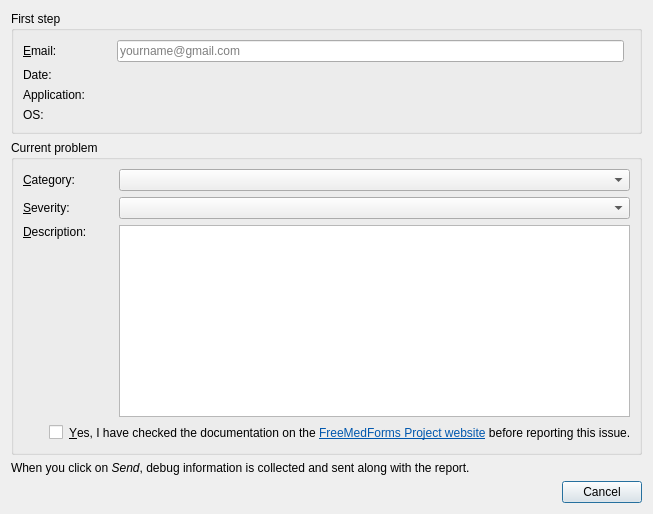
<?xml version="1.0" encoding="UTF-8"?>
<ui version="4.0">
 <class>Feedback::Internal::BugReportDialog</class>
 <widget class="QDialog" name="Feedback::Internal::BugReportDialog">
  <property name="geometry">
   <rect>
    <x>0</x>
    <y>0</y>
    <width>738</width>
    <height>489</height>
   </rect>
  </property>
  <property name="windowTitle">
   <string>Issue reporting</string>
  </property>
  <layout class="QVBoxLayout" name="verticalLayout">
   <property name="sizeConstraint">
    <enum>QLayout::SetFixedSize</enum>
   </property>
   <item>
    <widget class="QGroupBox" name="groupBox">
     <property name="title">
      <string>First step</string>
     </property>
     <layout class="QGridLayout" name="gridLayout">
      <item row="1" column="0" colspan="2">
       <widget class="QLabel" name="dateLabel">
        <property name="text">
         <string>Date:</string>
        </property>
       </widget>
      </item>
      <item row="2" column="3" colspan="2">
       <widget class="QLabel" name="applicationValue"/>
      </item>
      <item row="3" column="3" colspan="2">
       <widget class="QLabel" name="osValue">
        <property name="wordWrap">
         <bool>true</bool>
        </property>
       </widget>
      </item>
      <item row="0" column="0" colspan="2">
       <widget class="QLabel" name="emailLabel">
        <property name="text">
         <string>&amp;Email:</string>
        </property>
        <property name="buddy">
         <cstring>emailEdit</cstring>
        </property>
       </widget>
      </item>
      <item row="1" column="3" colspan="2">
       <widget class="QLabel" name="dateValue"/>
      </item>
      <item row="2" column="0" colspan="2">
       <widget class="QLabel" name="applicationLabel">
        <property name="text">
         <string>Application:</string>
        </property>
       </widget>
      </item>
      <item row="3" column="0" colspan="2">
       <widget class="QLabel" name="osLabel">
        <property name="text">
         <string>OS:</string>
        </property>
        <property name="alignment">
         <set>Qt::AlignLeading|Qt::AlignLeft|Qt::AlignTop</set>
        </property>
       </widget>
      </item>
      <item row="0" column="3">
       <widget class="Utils::QButtonLineEdit" name="emailEdit">
        <property name="placeholderText">
         <string>yourname@gmail.com</string>
        </property>
       </widget>
      </item>
      <item row="0" column="2">
       <widget class="QLabel" name="emailState">
        <property name="sizePolicy">
         <sizepolicy hsizetype="Fixed" vsizetype="Fixed">
          <horstretch>0</horstretch>
          <verstretch>0</verstretch>
         </sizepolicy>
        </property>
        <property name="minimumSize">
         <size>
          <width>20</width>
          <height>20</height>
         </size>
        </property>
        <property name="maximumSize">
         <size>
          <width>22</width>
          <height>22</height>
         </size>
        </property>
        <property name="baseSize">
         <size>
          <width>20</width>
          <height>20</height>
         </size>
        </property>
        <property name="alignment">
         <set>Qt::AlignHCenter|Qt::AlignTop</set>
        </property>
       </widget>
      </item>
     </layout>
    </widget>
   </item>
   <item>
    <widget class="QGroupBox" name="groupBox_2">
     <property name="title">
      <string>Current problem</string>
     </property>
     <layout class="QGridLayout" name="gridLayout_2">
      <item row="0" column="2">
       <widget class="QComboBox" name="categoryCombo"/>
      </item>
      <item row="3" column="0" colspan="3">
       <layout class="QHBoxLayout" name="horizontalLayout">
        <item>
         <widget class="QLabel" name="docState">
          <property name="sizePolicy">
           <sizepolicy hsizetype="Fixed" vsizetype="Fixed">
            <horstretch>0</horstretch>
            <verstretch>0</verstretch>
           </sizepolicy>
          </property>
          <property name="minimumSize">
           <size>
            <width>20</width>
            <height>20</height>
           </size>
          </property>
          <property name="maximumSize">
           <size>
            <width>22</width>
            <height>22</height>
           </size>
          </property>
          <property name="baseSize">
           <size>
            <width>20</width>
            <height>20</height>
           </size>
          </property>
          <property name="alignment">
           <set>Qt::AlignHCenter|Qt::AlignTop</set>
          </property>
         </widget>
        </item>
        <item>
         <widget class="QCheckBox" name="hasLookedUpDocumentationCheckBox">
          <property name="sizePolicy">
           <sizepolicy hsizetype="Maximum" vsizetype="Fixed">
            <horstretch>0</horstretch>
            <verstretch>0</verstretch>
           </sizepolicy>
          </property>
          <property name="tristate">
           <bool>true</bool>
          </property>
         </widget>
        </item>
        <item>
         <widget class="QLabel" name="hasLookedUpDocumentationLabel">
          <property name="text">
           <string>&lt;html&gt;&lt;head/&gt;&lt;body&gt;&lt;p&gt;&amp;amp;Yes, I have checked the documentation on the &lt;a href=&quot;http://www.freemedforms.com/en/manuals/freemedforms/toc&quot;&gt;&lt;span style=&quot; text-decoration: underline; color:#0057ae;&quot;&gt;FreeMedForms Project website&lt;/span&gt;&lt;/a&gt; before reporting this issue.&lt;/p&gt;&lt;/body&gt;&lt;/html&gt;</string>
          </property>
          <property name="buddy">
           <cstring>hasLookedUpDocumentationCheckBox</cstring>
          </property>
         </widget>
        </item>
       </layout>
      </item>
      <item row="0" column="0">
       <widget class="QLabel" name="catLabel">
        <property name="text">
         <string>&amp;Category:</string>
        </property>
        <property name="buddy">
         <cstring>categoryCombo</cstring>
        </property>
       </widget>
      </item>
      <item row="1" column="0">
       <widget class="QLabel" name="severityLabel">
        <property name="text">
         <string>&amp;Severity:</string>
        </property>
        <property name="buddy">
         <cstring>severityCombo</cstring>
        </property>
       </widget>
      </item>
      <item row="1" column="2">
       <widget class="QComboBox" name="severityCombo"/>
      </item>
      <item row="2" column="0">
       <widget class="QLabel" name="descrLabel">
        <property name="text">
         <string>&amp;Description:</string>
        </property>
        <property name="alignment">
         <set>Qt::AlignLeading|Qt::AlignLeft|Qt::AlignTop</set>
        </property>
        <property name="buddy">
         <cstring>descrEdit</cstring>
        </property>
       </widget>
      </item>
      <item row="2" column="2">
       <widget class="QTextEdit" name="descrEdit">
        <property name="tabChangesFocus">
         <bool>true</bool>
        </property>
       </widget>
      </item>
      <item row="0" column="1">
       <widget class="QLabel" name="categoryState">
        <property name="sizePolicy">
         <sizepolicy hsizetype="Fixed" vsizetype="Fixed">
          <horstretch>0</horstretch>
          <verstretch>0</verstretch>
         </sizepolicy>
        </property>
        <property name="minimumSize">
         <size>
          <width>20</width>
          <height>20</height>
         </size>
        </property>
        <property name="maximumSize">
         <size>
          <width>22</width>
          <height>22</height>
         </size>
        </property>
        <property name="baseSize">
         <size>
          <width>20</width>
          <height>20</height>
         </size>
        </property>
        <property name="alignment">
         <set>Qt::AlignHCenter|Qt::AlignTop</set>
        </property>
       </widget>
      </item>
      <item row="1" column="1">
       <widget class="QLabel" name="severityState">
        <property name="sizePolicy">
         <sizepolicy hsizetype="Fixed" vsizetype="Fixed">
          <horstretch>0</horstretch>
          <verstretch>0</verstretch>
         </sizepolicy>
        </property>
        <property name="minimumSize">
         <size>
          <width>20</width>
          <height>20</height>
         </size>
        </property>
        <property name="maximumSize">
         <size>
          <width>22</width>
          <height>22</height>
         </size>
        </property>
        <property name="baseSize">
         <size>
          <width>20</width>
          <height>20</height>
         </size>
        </property>
        <property name="alignment">
         <set>Qt::AlignHCenter|Qt::AlignTop</set>
        </property>
       </widget>
      </item>
      <item row="2" column="1">
       <widget class="QLabel" name="descriptionState">
        <property name="sizePolicy">
         <sizepolicy hsizetype="Fixed" vsizetype="Fixed">
          <horstretch>0</horstretch>
          <verstretch>0</verstretch>
         </sizepolicy>
        </property>
        <property name="minimumSize">
         <size>
          <width>20</width>
          <height>20</height>
         </size>
        </property>
        <property name="maximumSize">
         <size>
          <width>22</width>
          <height>200</height>
         </size>
        </property>
        <property name="baseSize">
         <size>
          <width>20</width>
          <height>20</height>
         </size>
        </property>
        <property name="alignment">
         <set>Qt::AlignHCenter|Qt::AlignTop</set>
        </property>
       </widget>
      </item>
     </layout>
    </widget>
   </item>
   <item>
    <widget class="QLabel" name="debugInfoLabel">
     <property name="text">
      <string>&lt;html&gt;&lt;head/&gt;&lt;body&gt;&lt;p&gt;When you click on &lt;span style=&quot; font-style:italic;&quot;&gt;Send&lt;/span&gt;, debug information is collected and sent along with the report.&lt;/p&gt;&lt;/body&gt;&lt;/html&gt;</string>
     </property>
     <property name="wordWrap">
      <bool>true</bool>
     </property>
    </widget>
   </item>
   <item>
    <widget class="QDialogButtonBox" name="buttonBox">
     <property name="orientation">
      <enum>Qt::Horizontal</enum>
     </property>
     <property name="standardButtons">
      <set>QDialogButtonBox::Cancel</set>
     </property>
    </widget>
   </item>
  </layout>
 </widget>
 <customwidgets>
  <customwidget>
   <class>Utils::QButtonLineEdit</class>
   <extends>QLineEdit</extends>
   <header>utils/widgets/qbuttonlineedit.h</header>
  </customwidget>
 </customwidgets>
 <tabstops>
  <tabstop>emailEdit</tabstop>
  <tabstop>categoryCombo</tabstop>
  <tabstop>severityCombo</tabstop>
  <tabstop>descrEdit</tabstop>
  <tabstop>hasLookedUpDocumentationCheckBox</tabstop>
  <tabstop>buttonBox</tabstop>
 </tabstops>
 <resources/>
 <connections>
  <connection>
   <sender>buttonBox</sender>
   <signal>accepted()</signal>
   <receiver>Feedback::Internal::BugReportDialog</receiver>
   <slot>accept()</slot>
   <hints>
    <hint type="sourcelabel">
     <x>230</x>
     <y>484</y>
    </hint>
    <hint type="destinationlabel">
     <x>157</x>
     <y>274</y>
    </hint>
   </hints>
  </connection>
  <connection>
   <sender>buttonBox</sender>
   <signal>rejected()</signal>
   <receiver>Feedback::Internal::BugReportDialog</receiver>
   <slot>reject()</slot>
   <hints>
    <hint type="sourcelabel">
     <x>298</x>
     <y>484</y>
    </hint>
    <hint type="destinationlabel">
     <x>286</x>
     <y>274</y>
    </hint>
   </hints>
  </connection>
 </connections>
</ui>
